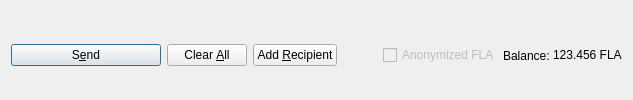
         <widget class="QFrame" name="frame_Send">
          <layout class="QHBoxLayout" name="horizontalLayout">
           <property name="bottomMargin">
            <number>0</number>
           </property>
           <item>
            <widget class="QPushButton" name="sendButton">
             <property name="minimumSize">
              <size>
               <width>150</width>
               <height>0</height>
              </size>
             </property>
             <property name="toolTip">
              <string>Confirm the send action</string>
             </property>
             <property name="text">
              <string>S&amp;end</string>
             </property>
             <property name="icon">
              <iconset resource="../flacoin.qrc">
               <normaloff>:/icons/send</normaloff>:/icons/send</iconset>
             </property>
             <property name="autoDefault">
              <bool>false</bool>
             </property>
             <property name="default">
              <bool>true</bool>
             </property>
            </widget>
           </item>
           <item>
            <widget class="QPushButton" name="clearButton">
             <property name="sizePolicy">
              <sizepolicy hsizetype="Minimum" vsizetype="Fixed">
               <horstretch>0</horstretch>
               <verstretch>0</verstretch>
              </sizepolicy>
             </property>
             <property name="toolTip">
              <string>Clear all fields of the form.</string>
             </property>
             <property name="text">
              <string>Clear &amp;All</string>
             </property>
             <property name="icon">
              <iconset resource="../flacoin.qrc">
               <normaloff>:/icons/remove</normaloff>:/icons/remove</iconset>
             </property>
             <property name="autoDefault">
              <bool>false</bool>
             </property>
            </widget>
           </item>
           <item>
            <widget class="QPushButton" name="addButton">
             <property name="toolTip">
              <string>Send to multiple recipients at once</string>
             </property>
             <property name="text">
              <string>Add &amp;Recipient</string>
             </property>
             <property name="icon">
              <iconset resource="../flacoin.qrc">
               <normaloff>:/icons/add</normaloff>:/icons/add</iconset>
             </property>
             <property name="autoDefault">
              <bool>false</bool>
             </property>
            </widget>
           </item>
           <item>
            <spacer name="horizontalSpacer">
             <property name="orientation">
              <enum>Qt::Horizontal</enum>
             </property>
             <property name="sizeHint" stdset="0">
              <size>
               <width>40</width>
               <height>20</height>
              </size>
             </property>
            </spacer>
           </item>
           <item>
            <layout class="QHBoxLayout" name="horizontalLayout_2">
             <property name="spacing">
              <number>3</number>
             </property>
             <item>
              <widget class="QCheckBox" name="checkzFLA">
               <property name="enabled">
                <bool>false</bool>
               </property>
               <property name="text">
                <string>Anonymized FLA</string>
               </property>
              </widget>
             </item>
             <item>
              <widget class="QLabel" name="label">
               <property name="text">
                <string>Balance:</string>
               </property>
              </widget>
             </item>
             <item>
              <widget class="QLabel" name="labelBalance">
               <property name="sizePolicy">
                <sizepolicy hsizetype="Preferred" vsizetype="Fixed">
                 <horstretch>0</horstretch>
                 <verstretch>0</verstretch>
                </sizepolicy>
               </property>
               <property name="cursor">
                <cursorShape>IBeamCursor</cursorShape>
               </property>
               <property name="text">
                <string notr="true">123.456 FLA</string>
               </property>
               <property name="textInteractionFlags">
                <set>Qt::LinksAccessibleByMouse|Qt::TextSelectableByKeyboard|Qt::TextSelectableByMouse</set>
               </property>
              </widget>
             </item>
            </layout>
           </item>
          </layout>
         </widget>
